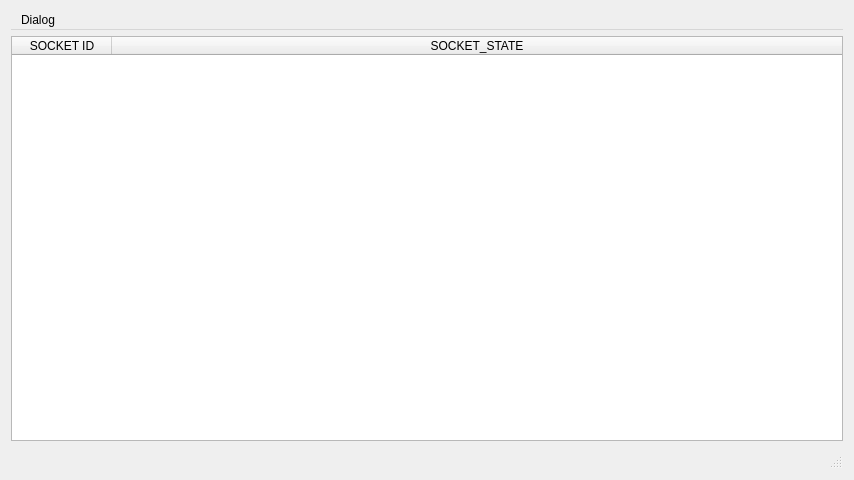
<?xml version="1.0" encoding="UTF-8"?>
<ui version="4.0">
 <class>ServerDialog</class>
 <widget class="QDialog" name="ServerDialog">
  <property name="geometry">
   <rect>
    <x>0</x>
    <y>0</y>
    <width>854</width>
    <height>480</height>
   </rect>
  </property>
  <property name="windowTitle">
   <string>Server Monitor</string>
  </property>
  <property name="windowOpacity">
   <double>1.000000000000000</double>
  </property>
  <layout class="QVBoxLayout" name="verticalLayout_2">
   <item>
    <widget class="QMenuBar" name="menuBar">
     <widget class="QMenu" name="menuDialog">
      <property name="title">
       <string>Dialog</string>
      </property>
      <addaction name="actionClose"/>
     </widget>
     <addaction name="menuDialog"/>
    </widget>
   </item>
   <item>
    <layout class="QVBoxLayout" name="verticalLayout">
     <property name="spacing">
      <number>0</number>
     </property>
     <property name="leftMargin">
      <number>0</number>
     </property>
     <property name="topMargin">
      <number>0</number>
     </property>
     <property name="rightMargin">
      <number>0</number>
     </property>
     <property name="bottomMargin">
      <number>0</number>
     </property>
     <item>
      <widget class="QTableWidget" name="tableWidget">
       <attribute name="horizontalHeaderCascadingSectionResizes">
        <bool>true</bool>
       </attribute>
       <attribute name="horizontalHeaderStretchLastSection">
        <bool>true</bool>
       </attribute>
       <column>
        <property name="text">
         <string>SOCKET ID</string>
        </property>
       </column>
       <column>
        <property name="text">
         <string>SOCKET_STATE</string>
        </property>
       </column>
      </widget>
     </item>
    </layout>
   </item>
   <item>
    <widget class="QStatusBar" name="statusBar">
     <property name="sizePolicy">
      <sizepolicy hsizetype="Expanding" vsizetype="Fixed">
       <horstretch>0</horstretch>
       <verstretch>0</verstretch>
      </sizepolicy>
     </property>
    </widget>
   </item>
  </layout>
  <action name="actionClose">
   <property name="text">
    <string>Close</string>
   </property>
  </action>
 </widget>
 <layoutdefault spacing="6" margin="11"/>
 <resources/>
 <connections/>
</ui>
